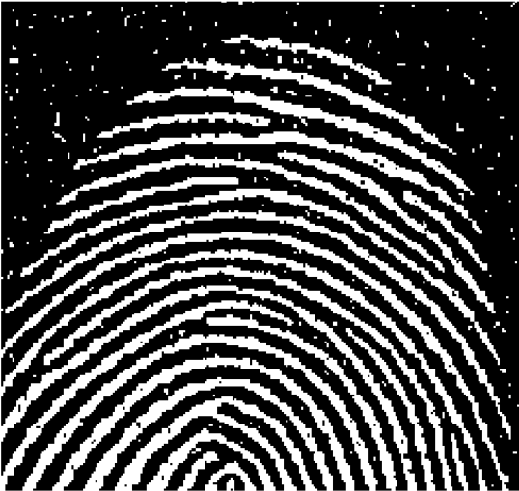
#> input picture IVP/CSL442_IVP_S21_Programming_Assignment-2/fingerprint.png, 519 x 491 px; the run also reads 2 pictures not shown here
$ jupyter execute CSL442_IVP-S21_Assignement-2.ipynb
#> lines starting #> are read from the running program, lines starting #| are printed output that depends on the picture; after the words box and inside, x2 and y2 are one past the last pixel; in counts of white or black regions, pixels touching at a corner belong together
[cell 1]
# fingerprint enhancement using morphology processes

import cv2 as cv
import numpy as np
import matplotlib.pyplot as plt

# dilation function
def hit(img,kernel):
    rows,cols = img.shape
    hittedimg = np.zeros((rows,cols),np.uint8)
    pad,_ = kernel.shape
    pad = pad//2

    # move the window over the image and find the hit pixels
    for i in range(pad,rows-pad):
        for j in range(pad,cols-pad):
            for k in range(i-pad,i+pad+1):
                hit = False
                # compare inside window
                for l in range(j-pad,j+pad+1):
                    if img[k,l] == kernel[k - i + 1,l - j + 1] and kernel[k - i + 1,l - j + 1] == 255:
                        hit = True
                        break
                if hit:
                    hittedimg[i,j] = 255
                    break

    return hittedimg

# erosion function
def fit(img, kernel):
    rows,cols = img.shape
    fittedimg = np.ones((rows,cols),np.uint8)*255

    # move the window over the image and find the fit pixels
    for i in range(1,rows-1):
        for j in range(1,cols-1):
            for k in range(i-1,i+2):
                notFit = False
                # compare inside window
                for l in range(j-1,j+2):
                    if img[k,l] != kernel[k - i + 1,l - j + 1] and kernel[k - i + 1,l - j + 1] == 255:
                        notFit = True
                        break
                if notFit:
                    fittedimg[i,j] = 0
                    break

    return fittedimg

def opening(img,kernel):
    fittedimg = fit(img,kernel)
    openedimg = hit(fittedimg,kernel)

    return openedimg

def closing(img,kernel):
    hittedimg = hit(img,kernel)
    closedimg = fit(hittedimg,kernel)

    return closedimg

img = cv.imread('fingerprint.png',0)
#> img is the input picture: shape (491, 519); min 0, max 255, mean 74.2

# creating a box structuring element
kernel = np.ones((3,3),np.uint8)*255

final_img = opening(img,kernel)
#> after the loop in fit, `for i in range(1,rows-1):`:
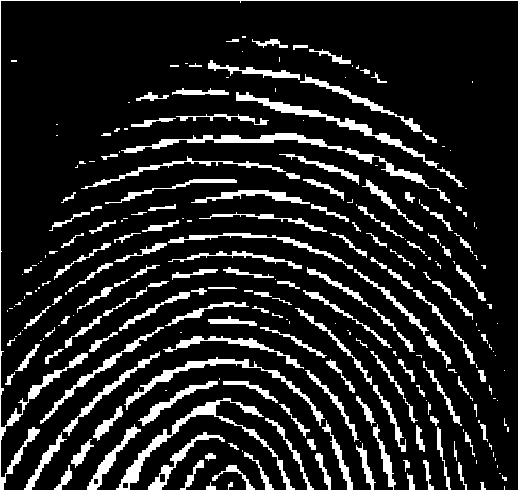
#> fittedimg: shape (491, 519); 14% white; 242 white regions (111 under 20 px), largest, box (x1, y1, x2, y2) and area: (0, 0, 519, 491) 9297, (121, 133, 451, 203) 1779, (236, 92, 439, 168) 1327
#> after the loop in hit, `for i in range(pad,rows-pad):`: hittedimg: shape (491, 519); 23.1% white; 124 white regions (24 under 20 px), largest, box (x1, y1, x2, y2) and area: (1, 1, 518, 490) 20131, (64, 232, 458, 374) 2945, (100, 132, 452, 204) 2786

final_img = closing(final_img,kernel)
#> after the loop in hit (call 2), `for i in range(pad,rows-pad):`:
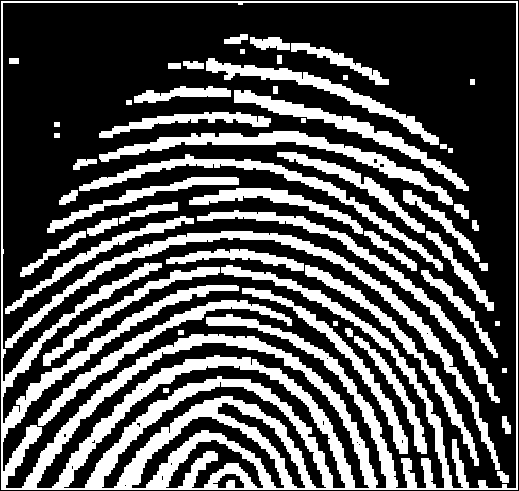
#> hittedimg: shape (491, 519); 33.3% white; 56 white regions, largest, box (x1, y1, x2, y2) and area: (1, 1, 518, 490) 36133, (5, 231, 500, 470) 5492, (99, 131, 453, 205) 3782
#> after the loop in fit (call 2), `for i in range(1,rows-1):`:
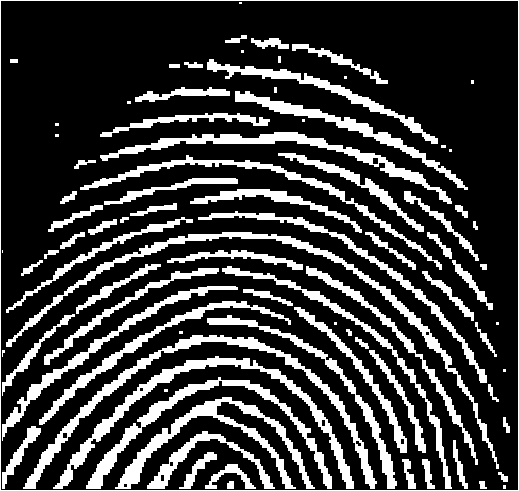
#> fittedimg: shape (491, 519); 23.2% white; 87 white regions (19 under 20 px), largest, box (x1, y1, x2, y2) and area: (23, 335, 377, 489) 3778, (6, 232, 499, 469) 3763, (53, 356, 354, 489) 3472

# lists used in displaying
images = [img,final_img]
titles = ['Original Image','Enhanced image']

# Displaying the image
plt.figure(figsize=(14,14))
for i in range(2):
    plt.subplot(1,2,i+1)
    images[i] = cv.cvtColor(images[i],cv.COLOR_GRAY2RGB)
    plt.imshow(images[i])
    plt.title(titles[i])
    plt.xticks([])
    plt.yticks([])
#> after the loop, images = 2 items

[cell 2]
# finding number of particular shapes using morphology and CCL

import cv2 as cv
import matplotlib.pyplot as plt

# fill N8 neighbours of a particular pixel with the given gray level
def fill_pix_neigh(img,i,j,lvl):
    rows,cols = img.shape
    for k in range(i-1,i+2):
        for l in range(j-1,j+2):
            if img[k,l] == 255:
                img[k,l] = lvl
                if (k != 0 and k != rows-1) and (l != 0 and l != cols-1):
                    fill_pix_neigh(img,k,l,lvl)

# fill holes found in eroded image with distinct gray levels
def fill_lvls(img):
    rows,cols = img.shape
    lvl = 245

    for i in range(1,rows-1):
        for j in range(1,cols-1):
            if img[i,j] == 255:
                img[i,j] = lvl
                fill_pix_neigh(img,i,j,lvl)
                lvl -= 10

    return img

# return number of regions with distinct grey levels leaving black part
def countLabels(img):
    labels = [0]
    rows,cols = img.shape
    for i in range(rows):
        for j in range(cols):
            if img[i,j] != 0:
                if img[i,j] not in labels:
                    labels.append(img[i,j])

    return len(labels) - 1

img = cv.imread('disks.png',0)
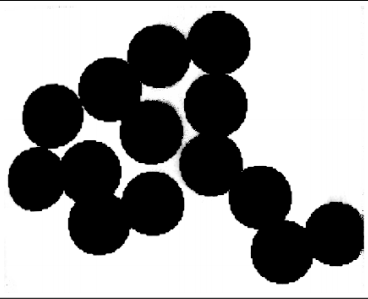
#> input picture IVP/CSL442_IVP_S21_Programming_Assignment-2/disks.png, 368 x 299 px
#> img is the input picture: shape (299, 368); min 0, max 255, mean 152.5

# create a circular structuring element
kernel = cv.getStructuringElement(cv.MORPH_ELLIPSE,(6,6))

ret, img_edit = cv.threshold(img, 0, 255, cv.THRESH_BINARY | cv.THRESH_OTSU)
#> img_edit: shape (299, 368); 59.9% white; 3 black regions, box (x1, y1, x2, y2) and area: (8, 11, 364, 284) 43361, (0, 0, 368, 1) 368, (0, 298, 368, 299) 368
#> ret = 127

# taking the negative of the image
img_edit = cv.bitwise_not(img_edit)

# applying erosion
img_eroded = cv.erode(img_edit,kernel,iterations = 9)
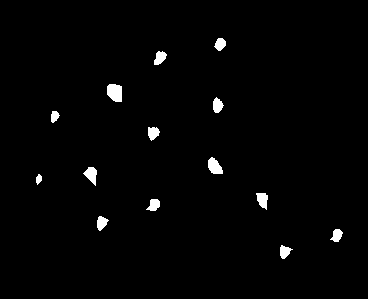
#> img_eroded: shape (299, 368); 1.6% white; 14 white regions, largest, box (x1, y1, x2, y2) and area: (107, 84, 122, 102) 230, (208, 157, 223, 174) 176, (83, 167, 97, 186) 151

# filling diiferent holes with distinct gray levels
img_labeled = fill_lvls(img_eroded.copy())
#> after the loop in fill_lvls, `for i in range(1,rows-1):`: lvl = 105

# getting number of distinct gray level labels
num = countLabels(img_labeled)
#> after the loop in countLabels, `for i in range(rows):`: labels = [0, 245, 235, 225, 215, 205, 195, 185, 175, 165, 155, 145, 135, 125, 115]
#> num = 14

# lists used in displaying
images = [img,img_eroded,img_labeled]
titles = ['Original Image','Eroded Image','Labeled Image']

# Displaying the image
plt.figure(figsize=(20,20))
for i in range(3):
    plt.subplot(1,3,i+1)
    images[i] = cv.cvtColor(images[i],cv.COLOR_GRAY2RGB)
    plt.imshow(images[i])
    plt.title(titles[i])
    plt.xticks([])
    plt.yticks([])
#> after the loop, images = 3 items

print(f"There are {num} disks in the image given.")
#| There are 14 disks in the image given.

[cell 3]
# implementing a RGB to HSV conversion and finding centroid of a particular shape

import cv2 as cv
import matplotlib.pyplot as plt
import numpy as np
import math

# function to convert RGB to HSV values
def getValues(B,G,R):
    rows,cols = B.shape

    # normalize the pixel values
    B = np.float32(B)/255
    G = np.float32(G)/255
    R = np.float32(R)/255

    # calculating intensity component
    intensity = np.divide(B + G + R, 3)

    # calculating saturation component
    minimum = np.minimum(np.minimum(R, G), B)
    saturation = 1 - (3 / (R + G + B) * minimum)

    # calculating hue component
    hue = R.copy()

    # iterating to get hue component of each pixel
    for i in range(rows):
        for j in range(cols):
            Rval = R[i,j]
            Gval = G[i,j]
            Bval = B[i,j]

            # small value added in denominator to prevent divide by zero error
            w = 0.5*(Rval-Gval + Rval-Bval)/math.sqrt((Rval - Gval)*(Rval - Gval) + (Rval - Bval)*(Gval - Bval) + 0.000001)
            if w > 1:
                w = 1
            elif w < -1:
                w = -1

            hue[i][j] = math.acos(w)
            if Bval > Gval:
                hue[i][j] = 2*math.pi - hue[i][j]

            hue[i][j] = math.degrees(hue[i][j])

    return [hue,saturation,intensity]


img = cv.imread('ball.bmp')
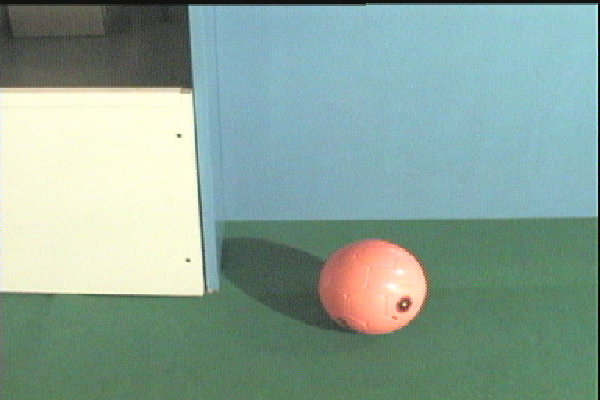
#> input picture IVP/CSL442_IVP_S21_Programming_Assignment-2/ball.bmp, 600 x 400 px
#> img is the input picture: shape (400, 600, 3); mean B, G, R 152.2, 163.6, 137.4

# spilt image into its RGB components
B,G,R = cv.split(img)
rows,cols,_ = img.shape
#> rows = 400; cols = 600

hue,saturation,intensity = getValues(B,G,R)
#> after the loop in getValues, `for i in range(rows):`:
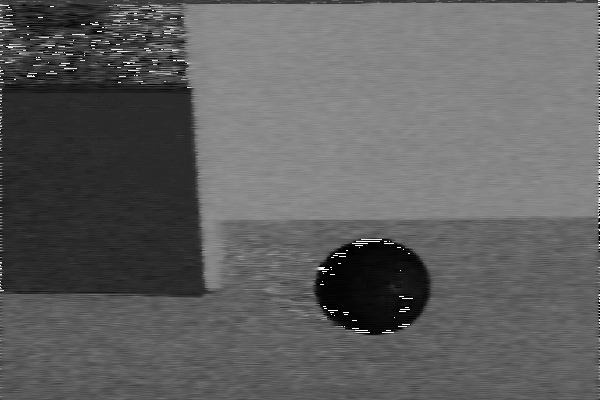
#> hue: shape (400, 600) float32; min 0.131, max 359.5, mean 136; drawn with min black and max white

# in-built function for conversion of RGB to HSV
HSI_img = cv.cvtColor(img,cv.COLOR_BGR2HSV)
#> HSI_img: shape (400, 600, 3); mean H, S, V 68.2, 63.9, 170.3
cv_hue,cv_saturation,cv_intensity = cv.split(HSI_img)

# calculation difference between the components calculated
hue_diff = (hue - cv_hue)
sat_diff = (saturation - cv_saturation)
inte_diff = (intensity - cv_intensity)

# lists used for displaying
images = [hue,saturation,intensity,cv_hue,cv_saturation,cv_intensity,hue_diff,sat_diff,inte_diff]
titles = ["hue","saturation","intensity","inbuilt_hue","inbuilt_saturation","inbuilt_intensity","hue_diff","sat_diff","inte_diff"]

# Displaying the image
plt.figure(figsize=(18,14))
for i in range(9):
    plt.subplot(3,3,i+1)
    plt.imshow(images[i], cmap='gray')
    plt.title(titles[i])
    plt.xticks([])
    plt.yticks([])

hue = hue/np.max(hue)
hue = hue*255

# converting from floating 32 bits to unsigned int 8 bits
hue = hue.astype('uint8')

# thresholding in hue space to get only the ball part of the image
ret,hue = cv.threshold(hue,30,255,cv.THRESH_BINARY_INV)
#> hue: shape (400, 600); 4.8% white; 448 white regions (425 under 20 px), largest, box (x1, y1, x2, y2) and area: (314, 239, 430, 335) 8125, (0, 83, 189, 93) 845, (24, 18, 88, 29) 245

# opening and closing using a circular structuring element
element = cv.getStructuringElement(cv.MORPH_ELLIPSE,(7,7))
hue = cv.morphologyEx(hue, cv.MORPH_OPEN, element)
#> hue: shape (400, 600); 3.2% white; 2 white regions, box (x1, y1, x2, y2) and area: (316, 241, 428, 335) 7536, (68, 19, 79, 28) 70
hue = cv.morphologyEx(hue, cv.MORPH_CLOSE, element)
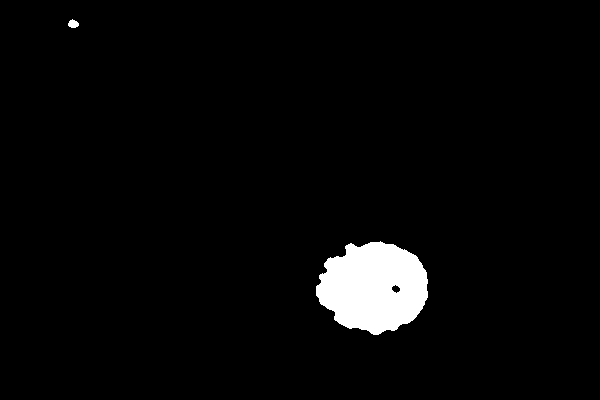
#> hue: shape (400, 600); 3.3% white; 2 white regions, box (x1, y1, x2, y2) and area: (316, 241, 428, 335) 7746, (68, 19, 79, 28) 70

# getting the coordinates of the centroid of the ball
M = cv.moments(hue)
#> M = moments, m00 1993080, centre m10/m00, m01/m00 = (370.7, 284.5)
cX = int(M["m10"] / M["m00"])
#> cX = 370
cY = int(M["m01"] / M["m00"])
#> cY = 284

# marking the centroid on original image with pink color
cv.circle(img, (cX, cY), 5, (255,0,255), -1)
#> img: shape (400, 600, 3); 0.03% of pixels changed, all inside (x1, y1, x2, y2) = (365, 279, 376, 290)

hue = cv.cvtColor(hue, cv.COLOR_GRAY2RGB)
img = cv.cvtColor(img, cv.COLOR_BGR2RGB)

# lists used for displaying
images = [hue,img]
titles = ["masked hue","centroid marked image"]

# Displaying the image
plt.figure(figsize=(18,14))
for i in range(2):
    plt.subplot(1,2,i+1)
    plt.imshow(images[i])
    plt.title(titles[i])
    plt.xticks([])
    plt.yticks([])

[cell 4]
# comparison of in-built and hard-coded Harris Corner detection

import cv2 as cv
import matplotlib.pyplot as plt
import numpy as np

ddepth = cv.CV_32F

img = cv.imread('corner_test.png')
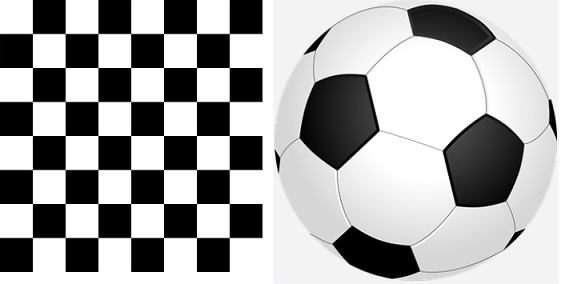
#> input picture IVP/CSL442_IVP_S21_Programming_Assignment-2/corner_test.png, 561 x 284 px
#> img is the input picture: shape (284, 561, 3); mean B, G, R 166.4, 166.4, 166.4
gray_img = cv.cvtColor(img,cv.COLOR_BGR2GRAY)

# convert pixel values to floating points
gray_img = np.float32(gray_img)
img_copy_for_corners = np.copy(img)

height,width = gray_img.shape
#> height = 284; width = 561

# getting first derivatives from Sobel filter
sobelx = cv.Sobel(gray_img,ddepth,1,0,ksize=3)
sobely = cv.Sobel(gray_img,ddepth,0,1,ksize=3)

# calculating gradient values for matrix
Ixx = cv.GaussianBlur(sobelx**2, (3,3),1)
Ixy = cv.GaussianBlur(sobely*sobelx, (3,3),1)
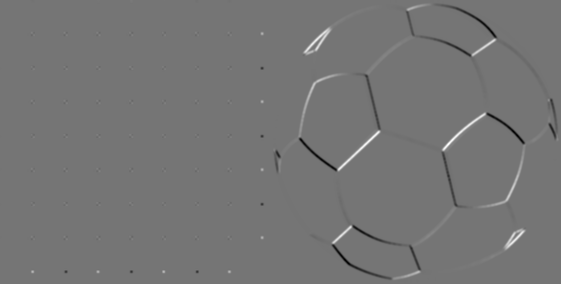
#> Ixy: shape (284, 561) float32; min -290152.4, max 341932.1, mean 128.8; drawn with min black and max white
Iyy = cv.GaussianBlur(sobely**2, (3,3),1)

# measure to change the amount of sharp corners we want
k = 0.05

# determinant of the matrix
detA = Ixx * Iyy - Ixy ** 2

# trace of the matrix
traceA = Ixx + Iyy

# scores obtained for every pixel
harris_response = detA - k * traceA ** 2

# Results are marked through the dilated corners
harris_response = cv.dilate(harris_response, None)

# finding the max score obtained
rmax = harris_response.max()
#> rmax = 1.06e+11

# applying the marking of corners
for rowindex, response in enumerate(harris_response):
    for colindex, r in enumerate(response):
        # thresholding to get the highest score corners only
        if r > 0.01 * rmax:
            img_copy_for_corners[rowindex, colindex] = [0,0,255]

imagec= img.copy()

# modify the data type setting to 32-bit floating point
operatedImage = np.float32(gray_img)

# apply the cv2.cornerHarris method to detect the corners with appropriate
# values as input parameters
dest = cv.cornerHarris(operatedImage, 2, 5, 0.07)

# Results are marked through the dilated corners
dest = cv.dilate(dest, None)

# Reverting back to the original image, with optimal threshold value
imagec[dest > 0.01 * dest.max()]=[0, 0, 255]

# lists used for displaying
images = [img,img_copy_for_corners,imagec]
titles = ["colour","hard_coded_corners","in-built"]

# Displaying the image
plt.figure(figsize=(18,14))
for i in range(3):
    images[i] = cv.cvtColor(images[i],cv.COLOR_BGR2RGB)
    plt.subplot(2,2,i+1)
    plt.imshow(images[i])
    plt.title(titles[i])
    plt.xticks([])
    plt.yticks([])

[cell 5]
# doing feature matching using SIFT(for getting the features) and RANSAC(for matching those features)

import numpy as np
import cv2
from matplotlib import pyplot as plt

MIN_MATCH_COUNT = 10

# refernce image
img1 = cv2.imread('FM_img1.jpg',0)

# image to match
img2 = cv2.imread('FM_img2.jpg',0)

# creating a SIFT detector
sift = cv2.SIFT_create()

# find the keypoints and descriptors using SIFT
kp1, des1 = sift.detectAndCompute(img1,None)
#> kp1 = 1107 keypoints; strongest (x, y, size): (50, 462, 2), (99, 460, 2.5), (48, 469, 1.9), (85, 470, 1.8)
kp2, des2 = sift.detectAndCompute(img2,None)
#> kp2 = 1128 keypoints; strongest (x, y, size): (330, 37, 2), (282, 39, 2.5), (333, 29, 1.9), (296, 29, 1.8)

FLANN_INDEX_KDTREE = 0
index_params = dict(algorithm = FLANN_INDEX_KDTREE, trees = 5)
search_params = dict(checks = 50)

flann = cv2.FlannBasedMatcher(index_params, search_params)

matches = flann.knnMatch(des1,des2,k=2)
#> matches = 1107 matches

# store all the good matches as per Lowe's ratio test.
good = []
for m,n in matches:
    if m.distance < 0.7*n.distance:
        good.append(m)
#> after the loop, good = 1022 matches

# check whether enough feature points were detected to match
if len(good)>MIN_MATCH_COUNT:
    src_pts = np.float32([ kp1[m.queryIdx].pt for m in good ]).reshape(-1,1,2)
#> src_pts = 1022 rows, first 8: [3.15, 145.9], [5.62, 115], [6.51, 118.8], [8.56, 156.1], [8.56, 156.1], [9.99, 135], [10.77, 131.2], [12.19, 121.1]
    dst_pts = np.float32([ kp2[m.trainIdx].pt for m in good ]).reshape(-1,1,2)
#> dst_pts = 1022 rows, first 8: [377.4, 352.6], [374.9, 383.5], [374, 379.7], [371.9, 342.4], [371.9, 342.4], [370.5, 363.5], [369.7, 367.2], [368.3, 377.4]

    # implementation of RANSAC for feature matching
    M, mask = cv2.findHomography(src_pts, dst_pts, cv2.RANSAC,5.0)
#> M = [[-1, 1.92e-05, 380.5], [-9.4e-05, -1, 498.5], [-1.57e-07, -1.06e-07, 1]]; mask = 1022 values, max 1 at index 0, min 0 at index 345, mean 0.996
    matchesMask = mask.ravel().tolist()
#> matchesMask has the same summary as mask

    h,w = img1.shape
#> h = 499; w = 381
    pts = np.float32([ [0,0],[0,h-1],[w-1,h-1],[w-1,0] ]).reshape(-1,1,2)
#> pts = [[0, 0], [0, 498], [380, 498], [380, 0]]
    dst = cv2.perspectiveTransform(pts,M)
#> dst = [[380.5, 498.5], [380.5, 0.521], [0.49, 0.486], [0.481, 498.5]]

    img2 = cv2.polylines(img2,[np.int32(dst)],True,255,3, cv2.LINE_AA)

else:
    print("Not enough matches were found ->",len(good)," But needed ->",MIN_MATCH_COUNT)
    matchesMask = None

# draw matches in pink color (only inliners)
draw_params = dict(matchColor = (255,0,255), singlePointColor = None,matchesMask = matchesMask, flags = 2)
#> draw_params = 4 items

img3 = cv2.drawMatches(img1,kp1,img2,kp2,good,None,**draw_params)

# displaying the image
plt.figure(figsize=(15, 15))
img3 = cv.cvtColor(img3,cv.COLOR_BGR2RGB)
plt.imshow(img3)
plt.title("Matched Image")
plt.xticks([])
plt.yticks([])
#> Out = ([], [])
